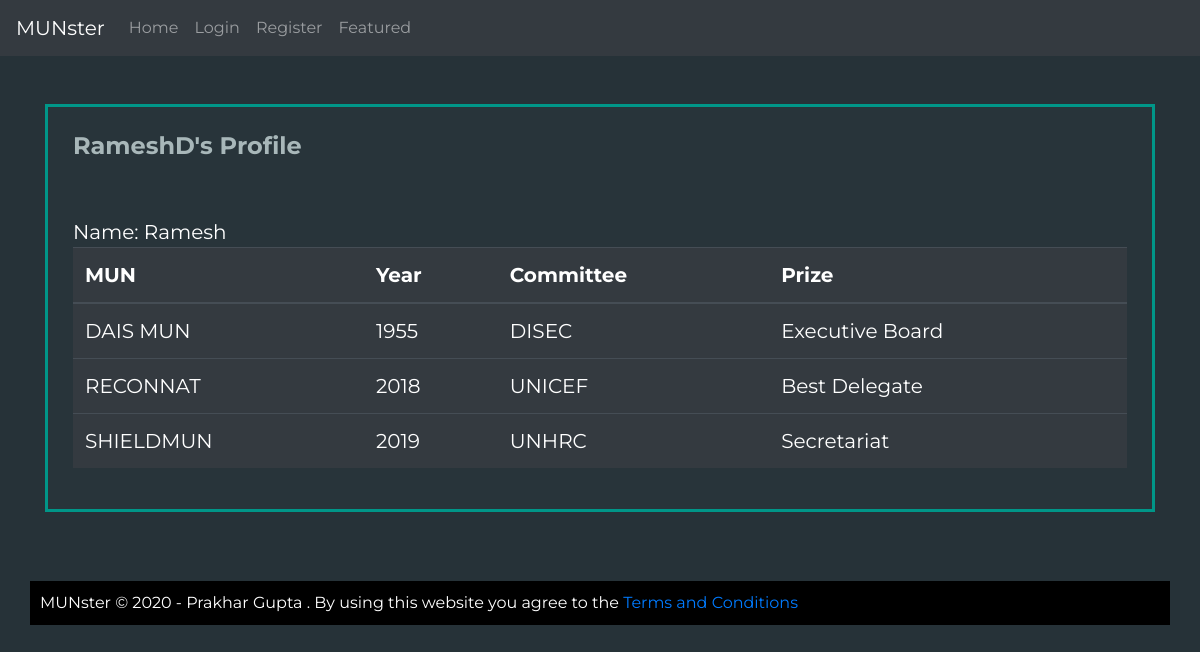
Screenshot of /view/delegate/RameshD with the database file from the repository.
### MUNbase/models.py (models this page shows)
class User(models.Model):
    id = models.AutoField(primary_key=True)
    name=models.CharField(max_length=50,default=None)
    email=models.CharField(max_length=50,default=None )
    username = models.CharField(max_length=16)
    password=models.CharField(max_length=100)
    city=models.CharField(max_length=60, default="")

class Experience(models.Model):
    delegate=models.ForeignKey(User,on_delete=models.CASCADE)
    MUN=models.CharField(max_length=50, default="")
    committee=models.CharField(max_length=50, default="")
    year=models.IntegerField(default=2020)
    position=models.CharField(max_length=20, default="")

### MUNbase/views.py (the view)
# urls.py: path("view/delegate/<str:dele>", views.viewdel, name="viewdel"),
def viewdel(request, dele):
    try:
        dele=User.objects.filter(username=dele)[0]
        exp = Experience.objects.filter(delegate=dele)
    except IndexError:
        return render(request,'404.html', {"msg":"That account does not exist","user":getuser(request)})
    if getuser(request)== dele:
        return render(request, "view/del.html", {"del":dele, "user":getuser(request), "exp": exp})
    else:
        return render(request, "view/del.html", {"del":dele, "exp":exp,"user":getuser(request)})

### MUNbase/views.py (called while the page is built)
def getuser(request):
    user=request.session.get('id')
    if user is None:
        return None
    user= User.objects.filter(id=user)[0]
    return user

### MUNbase/templates/view/del.html (shortened to what this page needs)
{% extends 'layout.html' %}
{% load static %}
{% block body %}
<div class="container">
  <div class="row">
    <div class="col-md">
      <br><br>
      <div class="box">
        <h2 class="subh">{{del.username}}'s Profile</h2>
        <br><br>
        <section class="text" style="font-size:20px">
          Name: {{del.name}}
          <table class="table table-dark" >
        <thead>
          <tr>
            <th scope="col">MUN</th>
            <th scope="col">Year</th>
            <th scope="col">Committee</th>
            <th scope="col">Prize</th>
          </tr>
        </thead>
        {%if exp|length > 0 %}
              <tbody>
              {% for row in exp %}
                <tr>
                  <td>{{row.MUN}}</td>
                  <td>{{row.year}}</td>
                  <td>{{row.committee}}</td>
                  <td>{{row.position}}</td>
                </tr>
                {%endfor%}
                </tbody>
                {%endif%}
   </table>
        </section>
      </div>
    </div>
  </div>
</div>
{%endblock%}

### static/corestyles.css (style rules this page uses)
body { background-color:#263238; }
* { font-family: 'Montserrat',sans-serif; }
.text { color:white; }
.box { padding:25px; border: 5px; border-style: solid; border-width: medium; border-color: #009688; background-color: #28343A; }
.subh { font-size: 24px; font-weight: bold; color:#A8B7B9; }

### rows the page displays
User: username "RameshD", name "Ramesh"
Experience: MUN "DAIS MUN", year "1955", committee "DISEC", position "Executive Board"
Experience: MUN "RECONNAT", year "2018", committee "UNICEF", position "Best Delegate"
Experience: MUN "SHIELDMUN", year "2019", committee "UNHRC", position "Secretariat"
